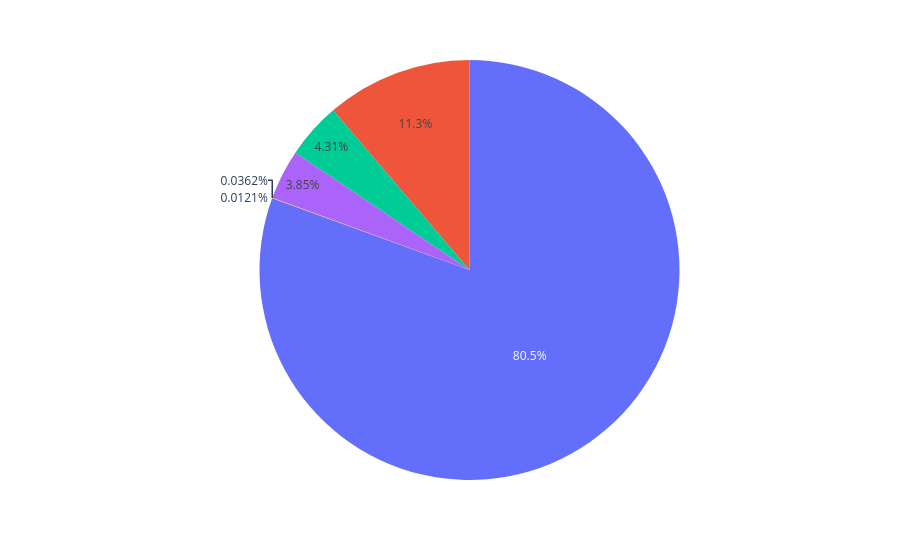

Write notebook code for a chart like this one.
### Code cell
fig=px.pie(labels=ratings.index, values=ratings.values)
fig.show()

### Figure 1 — Plotly figure (JSON) as saved in the notebook; plotly's stock layout.template omitted (floating-point values rounded to 4 significant figures)
{"data": [{"domain": {"x": [0, 1], "y": [0, 1]}, "hovertemplate": "value=%{value}<extra></extra>", "legendgroup": "", "name": "", "showlegend": false, "type": "pie", "values": [6677, 933, 357, 319, 3, 1]}], "layout": {"legend": {"tracegroupgap": 0}, "margin": {"t": 60}}}
